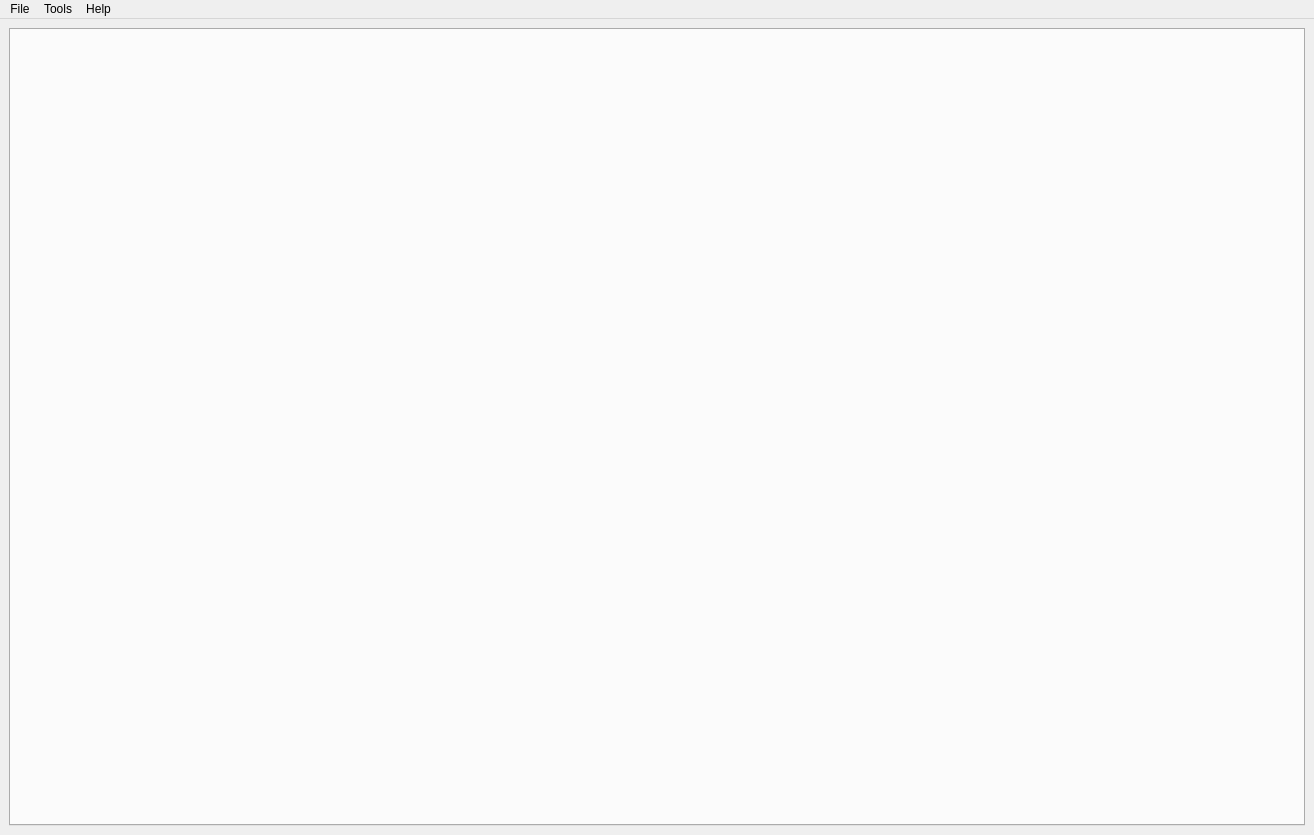
<?xml version="1.0" encoding="UTF-8"?>
<ui version="4.0">
 <class>MainWindow</class>
 <widget class="QMainWindow" name="MainWindow">
  <property name="geometry">
   <rect>
    <x>0</x>
    <y>0</y>
    <width>1314</width>
    <height>835</height>
   </rect>
  </property>
  <property name="windowTitle">
   <string>Easy Tesla Remote</string>
  </property>
  <widget class="QWidget" name="centralwidget">
   <layout class="QVBoxLayout" name="verticalLayout">
    <item>
     <layout class="QVBoxLayout" name="verticalLayout_2">
      <item>
       <widget class="QTabWidget" name="tabWidget">
        <property name="enabled">
         <bool>true</bool>
        </property>
        <property name="currentIndex">
         <number>-1</number>
        </property>
       </widget>
      </item>
     </layout>
    </item>
   </layout>
  </widget>
  <widget class="QMenuBar" name="menuBar">
   <property name="geometry">
    <rect>
     <x>0</x>
     <y>0</y>
     <width>1314</width>
     <height>26</height>
    </rect>
   </property>
   <widget class="QMenu" name="menuFile">
    <property name="title">
     <string>File</string>
    </property>
    <addaction name="actionLoad"/>
    <addaction name="actionDisconnect"/>
    <addaction name="separator"/>
    <addaction name="actionExit"/>
   </widget>
   <widget class="QMenu" name="menuHelp">
    <property name="title">
     <string>Help</string>
    </property>
    <addaction name="actionAbout"/>
   </widget>
   <widget class="QMenu" name="menuTools">
    <property name="title">
     <string>Tools</string>
    </property>
    <addaction name="actionGet_Account_Keys"/>
    <addaction name="actionOption_Code_Translator"/>
   </widget>
   <addaction name="menuFile"/>
   <addaction name="menuTools"/>
   <addaction name="menuHelp"/>
  </widget>
  <action name="actionExit">
   <property name="text">
    <string>Exit</string>
   </property>
  </action>
  <action name="actionLoad">
   <property name="text">
    <string>Connect</string>
   </property>
  </action>
  <action name="actionDisconnect">
   <property name="enabled">
    <bool>false</bool>
   </property>
   <property name="text">
    <string>Disconnect</string>
   </property>
  </action>
  <action name="actionAbout">
   <property name="text">
    <string>About</string>
   </property>
  </action>
  <action name="actionGet_Account_Keys">
   <property name="enabled">
    <bool>false</bool>
   </property>
   <property name="text">
    <string>Get Account Token</string>
   </property>
  </action>
  <action name="actionOption_Code_Translator">
   <property name="text">
    <string>Option Code Translator</string>
   </property>
  </action>
 </widget>
 <resources/>
 <connections/>
</ui>
